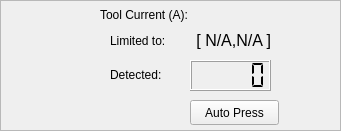
    <widget class="QFrame" name="frame_tool_current">
     <property name="geometry">
      <rect>
       <x>270</x>
       <y>10</y>
       <width>341</width>
       <height>131</height>
      </rect>
     </property>
     <property name="frameShape">
      <enum>QFrame::StyledPanel</enum>
     </property>
     <property name="frameShadow">
      <enum>QFrame::Raised</enum>
     </property>
     <widget class="QLabel" name="tool_force_label_2">
      <property name="geometry">
       <rect>
        <x>110</x>
        <y>30</y>
        <width>71</width>
        <height>21</height>
       </rect>
      </property>
      <property name="text">
       <string>Limited to:</string>
      </property>
     </widget>
     <widget class="QLabel" name="weight_limited">
      <property name="geometry">
       <rect>
        <x>190</x>
        <y>25</y>
        <width>81</width>
        <height>31</height>
       </rect>
      </property>
      <property name="font">
       <font>
        <pointsize>12</pointsize>
       </font>
      </property>
      <property name="layoutDirection">
       <enum>Qt::RightToLeft</enum>
      </property>
      <property name="text">
       <string>[ N/A,N/A ]</string>
      </property>
      <property name="alignment">
       <set>Qt::AlignRight|Qt::AlignTrailing|Qt::AlignVCenter</set>
      </property>
     </widget>
     <widget class="QLabel" name="tool_force_label_3">
      <property name="geometry">
       <rect>
        <x>100</x>
        <y>4</y>
        <width>100</width>
        <height>21</height>
       </rect>
      </property>
      <property name="text">
       <string>Tool Current (A):</string>
      </property>
     </widget>
     <widget class="QLabel" name="tool_force_label">
      <property name="geometry">
       <rect>
        <x>110</x>
        <y>60</y>
        <width>70</width>
        <height>30</height>
       </rect>
      </property>
      <property name="text">
       <string>Detected:</string>
      </property>
     </widget>
     <widget class="QLCDNumber" name="tool_force_lcdNumber">
      <property name="geometry">
       <rect>
        <x>190</x>
        <y>60</y>
        <width>81</width>
        <height>31</height>
       </rect>
      </property>
      <property name="segmentStyle">
       <enum>QLCDNumber::Flat</enum>
      </property>
     </widget>
     <widget class="QLabel" name="under_voltage_tool">
      <property name="geometry">
       <rect>
        <x>20</x>
        <y>30</y>
        <width>64</width>
        <height>51</height>
       </rect>
      </property>
      <property name="text">
       <string/>
      </property>
      <property name="pixmap">
       <pixmap>images/pinza_verde_peq2.png</pixmap>
      </property>
      <property name="scaledContents">
       <bool>true</bool>
      </property>
     </widget>
     <widget class="QPushButton" name="press_Button">
      <property name="geometry">
       <rect>
        <x>190</x>
        <y>100</y>
        <width>89</width>
        <height>25</height>
       </rect>
      </property>
      <property name="text">
       <string>Auto Press</string>
      </property>
     </widget>
    </widget>
